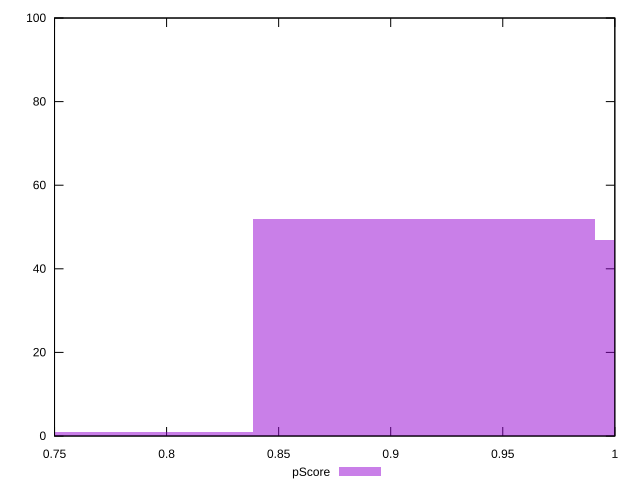

gnuplot code for this plot:
reset

$pScore <<EOF
0.9148350154403428 52
1.0673075180137335 47
0.7623625128669524 1
EOF

set key outside below
set boxwidth 0.15247250257339048
set xrange [0.75:1]
set yrange [0:100]
set trange [0:100]
set style fill transparent solid 0.5 noborder
set terminal svg size 640, 490 enhanced background rgb 'white'
set output "report_00009_2021-02-08T22-37-41.559Z/unminified-css/samples/pages+cached/pScore/histogram.svg"

plot $pScore title "pScore" with boxes

reset
